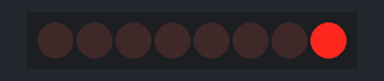
A sketch run on a simulated Arduino Uno, built with avr-gcc and run on an emulated ATmega328P. Parts: 8 shift-register outputs drawn as a row of LEDs (first output left, lit = HIGH). Wiring (inferred from the names in the program): shift register (74HC595): data pin 11; shift clock pin 12; latch pin 8. Wiring (inferred from the signals the program sends): row of LEDs: on Q0, Q1, Q2, Q3, Q4, Q5, Q6, Q7.

Above: at 10.6 s.
At 10.95 s:
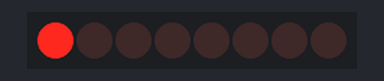
At 13.19 s:
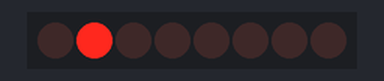
At 16.5 s:
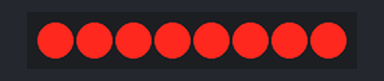
At 28.04 s:
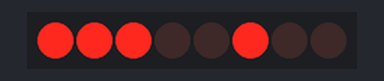
At 39.79 s:
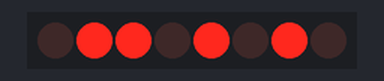
Timing chart, 0 to 40.0 s (numbered marks = the images above):
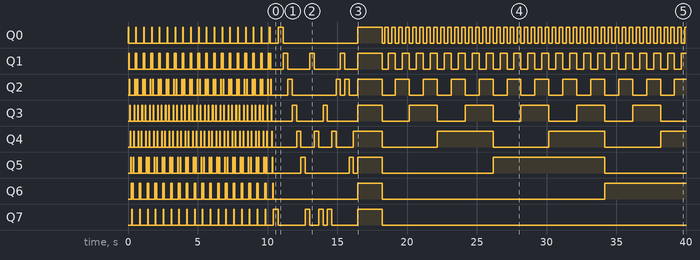

The sketch:

LED_SHIFT_COMMANDER.ino
```cpp
int latchPin = 8;
int clockPin = 12;
int dataPin = 11;

int ispeed;
int output;
boolean up;

void setup() {
  pinMode(latchPin, OUTPUT);
  pinMode(clockPin, OUTPUT);
  pinMode(dataPin, OUTPUT);
}

void loop() {
  up = true;
  output = 1;
  ispeed = 40;

  for (int j = 0; j < 253; j++){
      digitalWrite(latchPin, LOW);
      shiftOut(dataPin, clockPin, MSBFIRST, output);
      digitalWrite(latchPin, HIGH);
      if (up){output = output << 1;}
      else {output = output >> 1;}
      if ((output == 0b10000000) || (output == 0b00000001)){up = !up;}
      delay(ispeed);
  }

  for (int j = 0; j < 200; j++){
    output = 1;
    for (int i = 0; i < 8; i++) {
      digitalWrite(latchPin, LOW);
      shiftOut(dataPin, clockPin, MSBFIRST, output);
      digitalWrite(latchPin, HIGH);
      output = output << 1;
      delay(ispeed);

    }
    if(ispeed > 1){ispeed = ispeed-1;}
  }

  ispeed = 250;
  for (output = 0; output < 256; output++){
      digitalWrite(latchPin, LOW);
      shiftOut(dataPin, clockPin, MSBFIRST, output);
      digitalWrite(latchPin, HIGH);
      delay(ispeed);
  }
}
```
